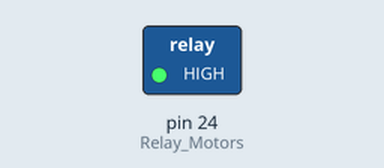
Recording of a sketch running on a simulated Arduino Mega 2560, built with avr-gcc and run on an emulated ATmega2560. On the bench: switched loads named in the sketch (green lamp = pin HIGH). Dashed ring = blinking. What the sketch prints to the serial monitor is not drawn.

Above: at 0.5 s.
Timing chart, 0 to 4.6 s (numbered marks = the images above):
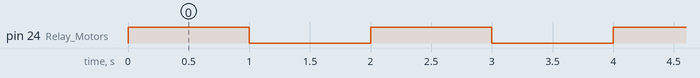

The sketch:

RELAY_TEST.ino
```cpp
// Tests the relay funciton on PIN24.
// make sure the pin is inserted in 24.  It can be confusing looking at the board
// which is actually PIN24...


/*Relay Switches*/
#define Relay_Motors 24


void setup() {
  // put your setup code here, to run once:

pinMode(Relay_Motors, OUTPUT);
Serial.begin (115200);
}

void loop() {
  // put your main code here, to run repeatedly:

  digitalWrite(Relay_Motors, HIGH);
  Serial.println("Relay ON");
  delay(1000);
  digitalWrite(Relay_Motors, LOW);
  Serial.println("Relay OFF");
  delay(1000);


}
```

Measured:
- by itself, pin 24 (Relay_Motors): alternates HIGH for 1.0 s and LOW for 1.0 s
